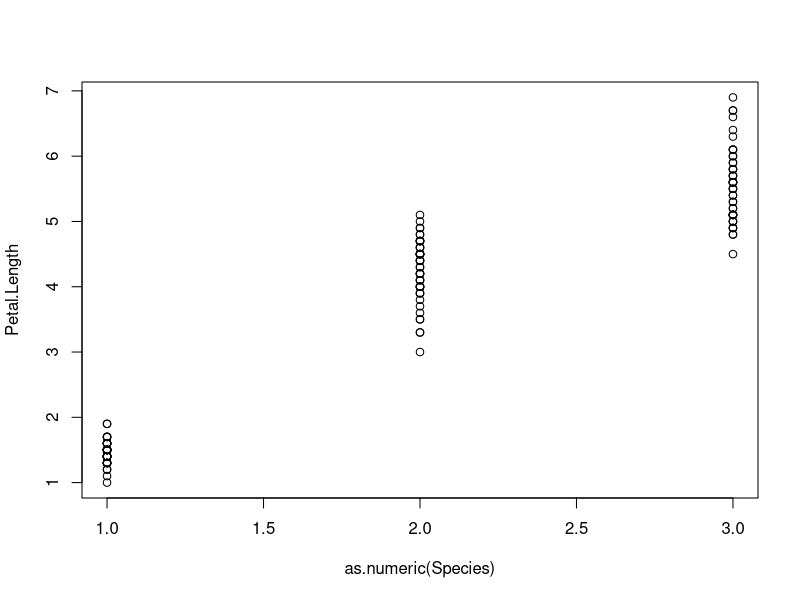
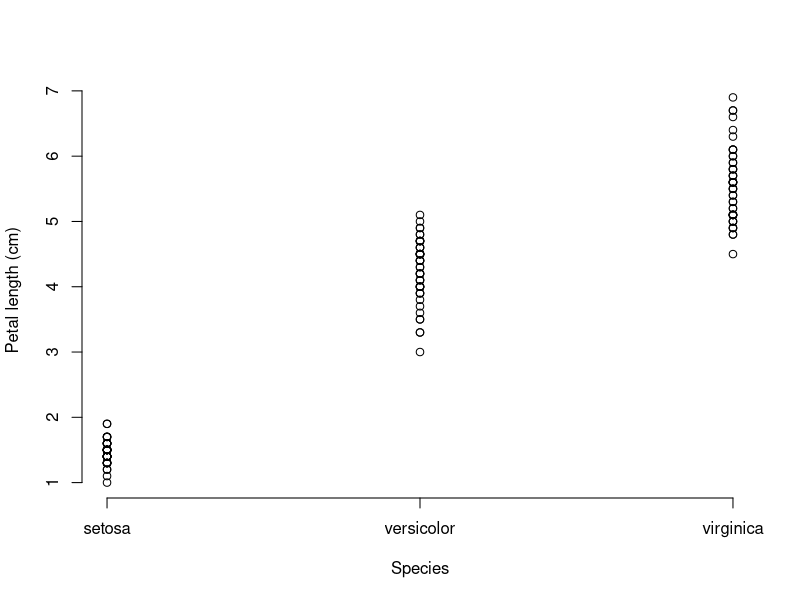
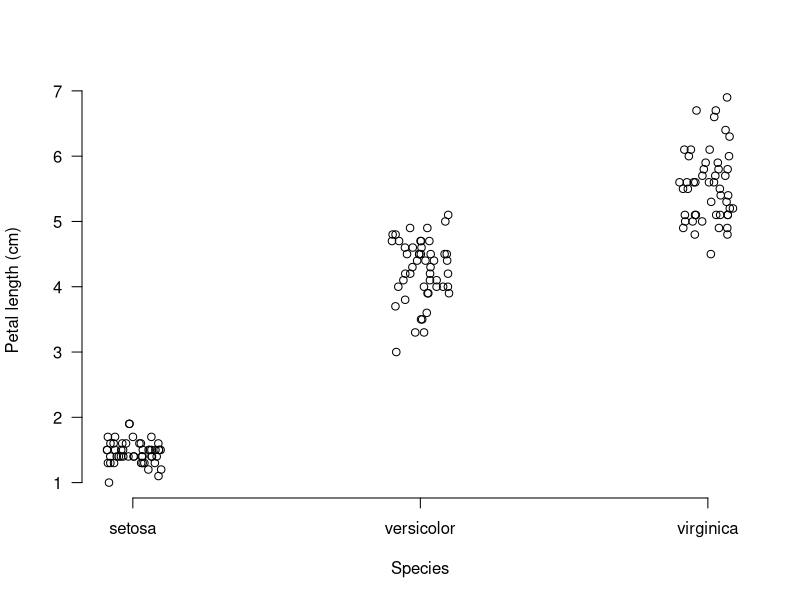
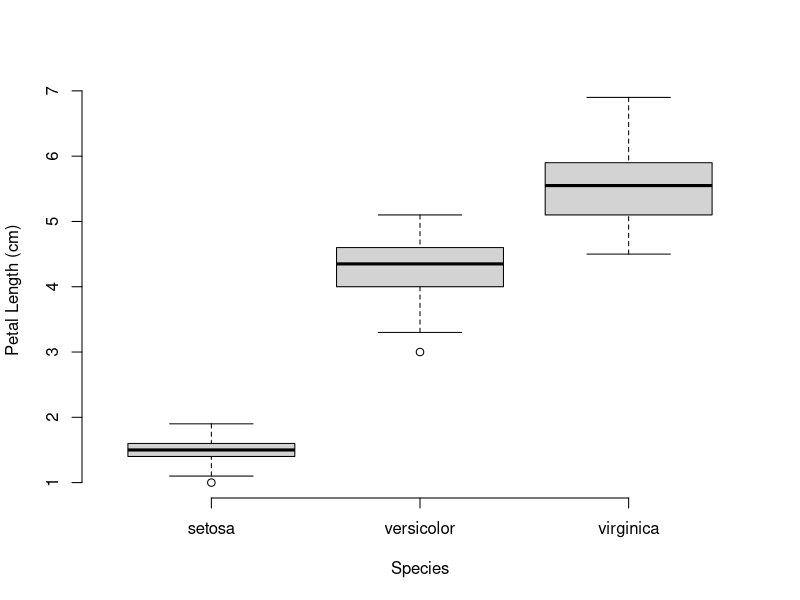
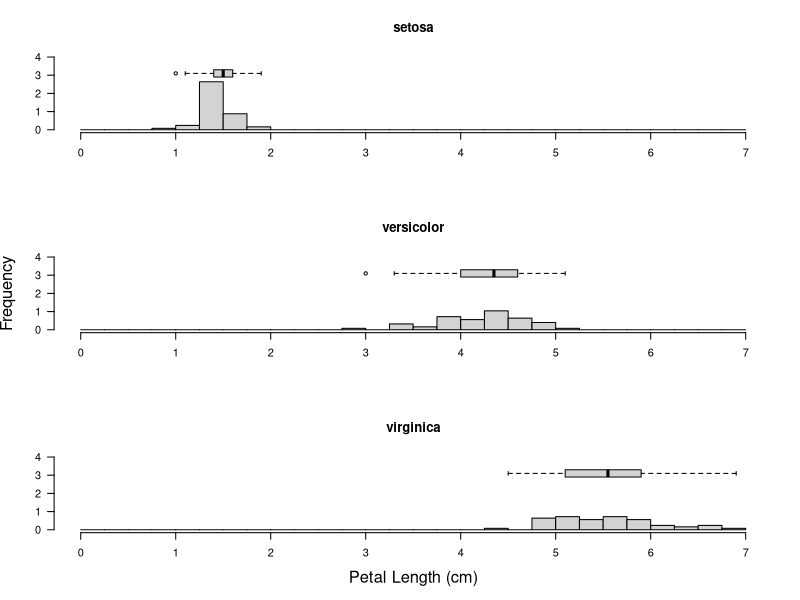

Write the R code that produced these figures, in order.
## ---- chunk 1
# remove (almost) all objects currently held in the R environment
rm(list=ls()) 
## ---- chunk 2

data("iris")

plot(Petal.Length ~ as.numeric(Species), data = iris, type = "p")

## ---- chunk 3
plot(Petal.Length ~ as.numeric(Species), data = iris, type = "p", axes = FALSE,
     xlab = "Species", ylab = "Petal length (cm)")
axis(1, at = 1:3, levels(iris$Species))
axis(2)

## ---- chunk 4
plot(Petal.Length ~ jitter(as.numeric(Species), amount = 0.1), 
     data = iris, type = "p", axes = FALSE, 
     xlab = "Species", ylab = "Petal length (cm)")
axis(1, at = 1:3, levels(iris$Species))
axis(2, las = 1)
## ---- chunk 5

# hard speciy a 1x1 panel
par(mfrow=c(1,1))

# do our first simple boxplot
boxplot( Petal.Length ~ Species, data = iris,
		ylab = "Petal Length (cm)", xlab = "Species", frame.plot = FALSE)
## ---- chunk 6
par(mfrow = c(3,1)) # specify a 3x1 panel plot

# -------------------------------
# Setosa
hist(iris$Petal.Length[iris$Species=="setosa"], breaks = seq(0, 7, 0.25),
     freq = FALSE, main = "setosa", xlab = "", ylab = "", cex.lab = 1.5, 
     ylim = c(0, 4), las = 1, col = "lightgrey", bty = "L")

boxplot(iris$Petal.Length[iris$Species=="setosa"], at = 3.1, 
        horizontal = T, add = T, axes = FALSE)

# -------------------------------
# Versicolor
hist(iris$Petal.Length[iris$Species=="versicolor"], breaks = seq(0, 7, 0.25),
     freq = FALSE, main="versicolor", xlab="", ylab="Frequency", 
     ylim=c(0, 4), las=1, cex.lab=1.5, col="lightgrey", bty = "L")

boxplot(iris$Petal.Length[iris$Species=="versicolor"], at = 3.1,
        horizontal = T, add = T, axes = FALSE)

# -------------------------------
# Virginica
hist(iris$Petal.Length[iris$Species=="virginica"], breaks = seq(0, 7, 0.25),
     freq = FALSE, main = "virginica", xlab = "Petal Length (cm)", ylab = "", 
     ylim = c(0, 4), las = 1, cex.lab = 1.5, col = "lightgrey", bty = "L")

boxplot(iris$Petal.Length[iris$Species=="virginica"], at = 3.1, 
        horizontal = T, add = T, axes = FALSE)
